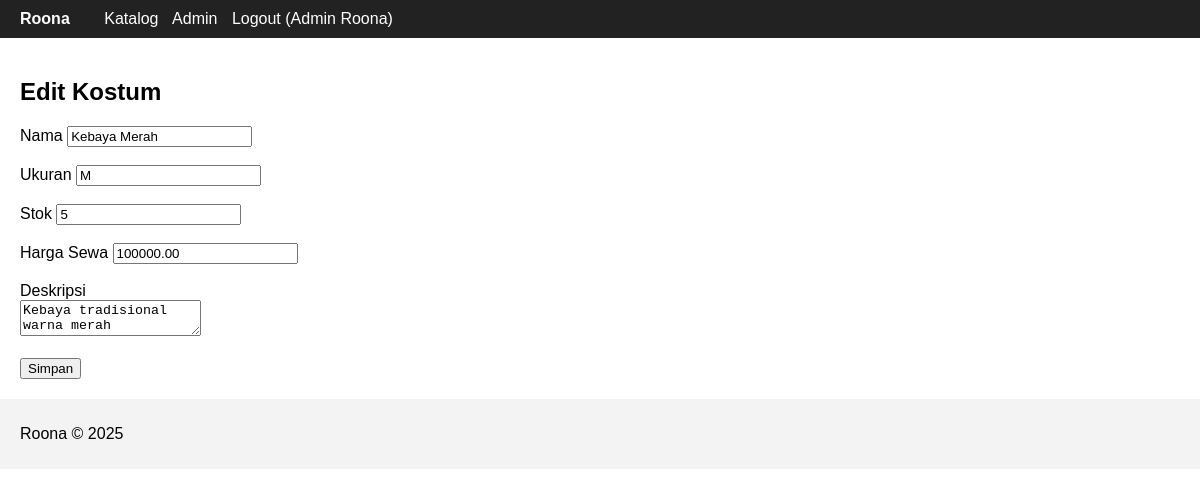
The page /index.php?action=admin_kostum_form&id=1 (signed in) on the database its author committed.
### tables this page shows
CREATE TABLE kostum (
  id INT AUTO_INCREMENT PRIMARY KEY,
  nama VARCHAR(150) NOT NULL,
  kategori_id INT,
  ukuran VARCHAR(50),
  stok INT DEFAULT 0,
  harga_sewa DECIMAL(12,2) NOT NULL,
  deskripsi TEXT,
  created_at TIMESTAMP DEFAULT CURRENT_TIMESTAMP,
  FOREIGN KEY (kategori_id) REFERENCES kategori_kostum(id) ON DELETE SET NULL
);

### app/controllers/AdminController.php (called while the page is built, shortened)
<?php
require_once __DIR__ . '/../models/Kostum.php';
class AdminController {
    private $kostum;
    public function __construct($pdo){
        $this->kostum = new Kostum($pdo);
    }
    public function showKostumForm(){
        $id = intval($_GET['id'] ?? 0);
        $item = $id ? $this->kostum->find($id) : null;
        include __DIR__ . '/../views/admin/kostum_form.php';
    }
}

### app/models/Kostum.php (called while the page is built, shortened)
<?php
class Kostum {
    private $pdo;
    public function __construct($pdo){ $this->pdo = $pdo; }
    public function find($id){
        $stmt = $this->pdo->prepare("SELECT k.*, c.nama as kategori FROM kostum k LEFT JOIN kategori_kostum c ON k.kategori_id=c.id WHERE k.id=:id");
        $stmt->execute(['id'=>$id]);
        return $stmt->fetch();
    }
}

### app/views/admin/kostum_form.php (the view, shortened to what this page needs)
<?php include __DIR__ . '/../partials/header.php'; ?>
<h2><?= $item ? 'Edit' : 'Tambah' ?> Kostum</h2>
<form method="post" action="index.php?action=admin_kostum_form">
  <label>Nama <input type="text" name="nama" value="<?=htmlspecialchars($item['nama'] ?? '')?>" required></label><br><br>
  <label>Ukuran <input type="text" name="ukuran" value="<?=htmlspecialchars($item['ukuran'] ?? '')?>"></label><br><br>
  <label>Stok <input type="number" name="stok" value="<?=htmlspecialchars($item['stok'] ?? 0)?>"></label><br><br>
  <label>Harga Sewa <input type="number" name="harga_sewa" value="<?=htmlspecialchars($item['harga_sewa'] ?? 0)?>" step="0.01"></label><br><br>
  <label>Deskripsi<br>
    <textarea name="deskripsi"><?=htmlspecialchars($item['deskripsi'] ?? '')?></textarea>
  </label><br><br>
  <button type="submit">Simpan</button>
</form>
<?php include __DIR__ . '/../partials/footer.php'; ?>

### app/views/partials/header.php (style rules this page uses)
body { font-family:Arial,Helvetica,sans-serif; margin:0; padding:0; }

### rows shown on the page
kostum: nama "Kebaya Merah", ukuran "M", stok "5", harga_sewa "100000.00", deskripsi "Kebaya tradisional warna merah"

### other values the page prints
$_SESSION['user']['nama'] "Admin Roona"
